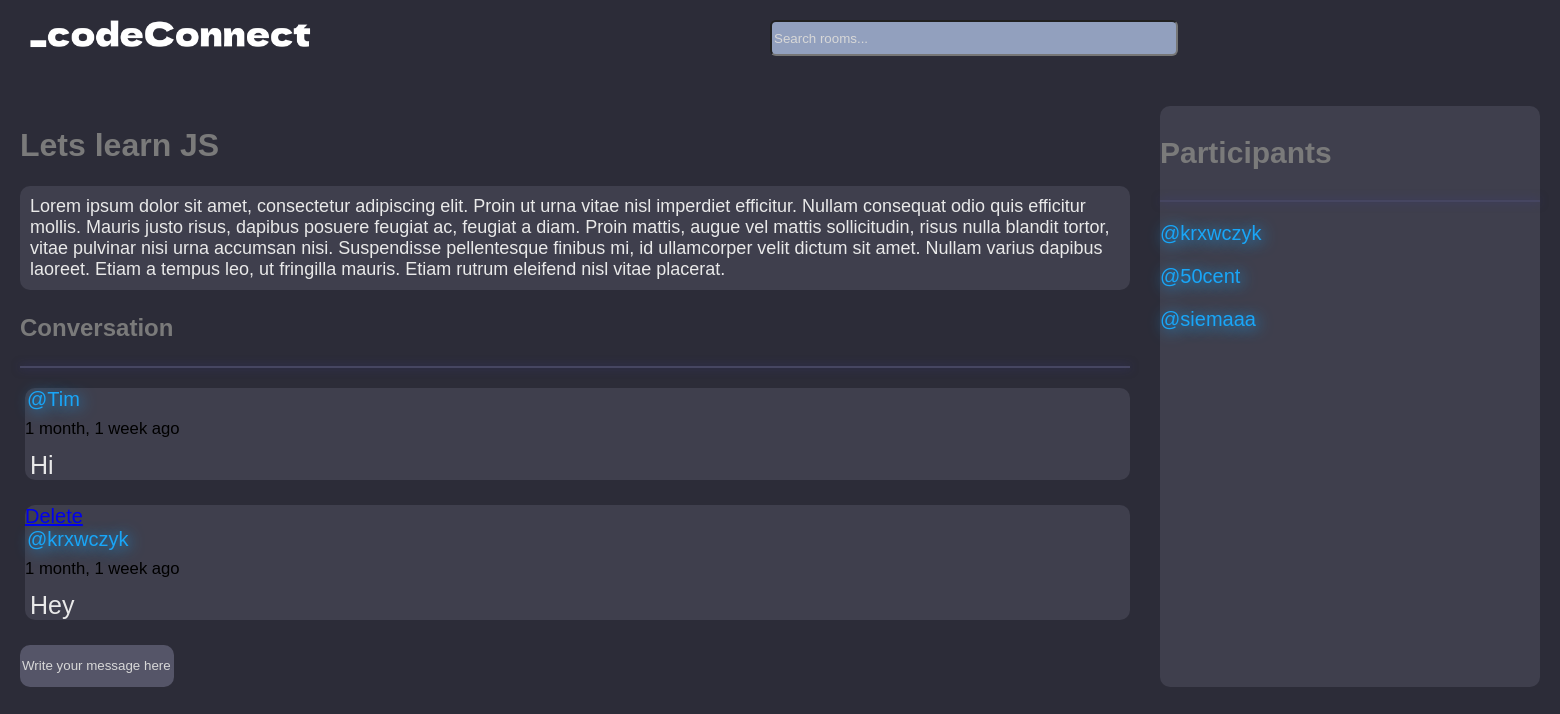
Screenshot of /room/1/ (signed in) with the database file from the repository.
### base/models.py (models this page shows, shortened)
class Room(models.Model):
    host = models.ForeignKey(User, on_delete=models.SET_NULL, null=True)
    topic = models.ForeignKey(Topic, on_delete=models.SET_NULL, null=True)
    name = models.CharField(max_length=200)
    description = models.TextField(null=True, blank=True)
    participants = models.ManyToManyField(User, related_name='participants', blank=True)
    updated = models.DateTimeField(auto_now=True)
    created = models.DateTimeField(auto_now_add=True)
    class Meta:
        ordering = ['-updated', '-created']

class Message(models.Model):
    user = models.ForeignKey(User, on_delete=models.CASCADE)
    room = models.ForeignKey(Room, on_delete=models.CASCADE)
    body = models.TextField()
    updated = models.DateTimeField(auto_now=True)
    created = models.DateTimeField(auto_now_add=True)
    class Meta:
        ordering = ['-updated', '-created']

### base/views.py (the view, shortened to what this page needs)
# urls.py: path('room/<str:pk>/', views.room, name="room"),
def room(request, pk):
    room = Room.objects.get(id=pk)
    room_messages = room.message_set.all().order_by('-created')
    participants = room.participants.all()
    context = {'room':room, 'room_messages':room_messages, 'participants':participants}
    return render(request, 'base/room.html', context)

### base/templates/base/room.html (shortened to what this page needs)
{% extends 'main.html' %}
{% block content %}
<div class="room-container">
<div>
<div class="top">
<h1>{{room.name}}</h1>
<p>{{room.description}}</p>
</div>
<div class="comment-wrapper">
    <h3>Conversation</h3>
    <hr>
    {% for message in room_messages %}
    <div class="message_1">
        {% if request.user == message.user %}
        <a href="{% url 'delete-message' message.id %}">Delete</a>
        {% endif %}
        <small><div class="user">@{{message.user}} </div> {{message.created|timesince}} ago</small>
        <p>{{message.body}}</p>
    </div>
    {% endfor %}
</div>
{% if request.user.is_authenticated %}
<div class="comment-form">
    <form action="" method="post">
        <input type="text" name="body"  class="write_mes"placeholder="Write your message here...">
    </form>
</div>
{% endif %}
</div>
<div class="participants">
    <h3>Participants</h3>
    <hr>
    {% for user in participants %}
    <div class="users">
        <p>@{{user.username}}</p>
    </div>
    {% endfor %}
</div>
</div>
{% endblock %}

### static/css/style.css (style rules this page uses)
body { background-color: rgb(44, 44, 56); font-family: arial; margin: 20px; }
::placeholder { color: rgb(216, 216, 216); opacity: 1; }
.top h1 { color: rgb(122, 122, 122); }
.top p { color:rgb(233, 233, 233); background-color:rgb(63, 63, 77); border-radius: 10px; padding:10px; font-size: 18px; margin-right: 30px; }
.comment-wrapper h3 { color:rgb(122, 122, 122); font-size: 24px }
.message_1 { border: none; margin:5px; border-radius: 10px; background-color: rgb(63, 63, 77); font-size: 20px; margin-right: 30px; }
.message_1 p { margin-left: 5px; margin-top: 12px; font-size: 25px; color:rgb(233, 233, 233); }
.user { color: rgb(25, 166, 248); margin-left: 2px; text-shadow: 2px 2px 15px rgb(25, 166, 248); font-size: 20px; padding-bottom: 5px; }
.participants h3 { color:rgb(122, 122, 122); font-size: 30px }
.comment-wrapper hr { border:1px solid rgb(70, 70, 97); box-shadow: 0 0 10px rgba(59, 59, 170, 0.5); margin-bottom:20px; margin-right: 30px; }
.users { color: rgb(25, 166, 248); text-shadow: 2px 2px 15px rgb(25, 166, 248); font-size: 20px; }
.participants { background-color:rgb(63, 63, 77); border-radius: 10px; height: auto; }
.participants hr { border:1px solid rgb(70, 70, 97); box-shadow: 0 0 10px rgba(59, 59, 170, 0.5); }
form .write_mes { background-color:rgb(85, 85, 104); color: white; border: none; width: 150px; height: 40px; border-radius: 10px; }

### base/templates/base/room.html (style rules this page uses)
.room-container { display: grid; grid-template-columns: 3fr 1fr; }

### rows the page displays
Room: name "Lets learn JS", description "Lorem ipsum dolor sit amet, consectetur adipiscing elit. Proin ut urna vitae nisl imperdiet efficitur. Nullam consequat odio quis efficitur mollis. Mauris justo risus, dapibus posuere feugiat ac, feugiat a diam. Proin mattis, augue vel mattis sollicitudin, risus nulla blandit tortor, vitae pulvinar nisi urna accumsan nisi. Suspendisse pellentesque finibus mi, id ullamcorper velit dictum sit amet. Nullam varius dapibus laoreet. Etiam a tempus leo, ut fringilla mauris. Etiam rutrum eleifend nisl vitae placerat."
Message: user "Tim", created "1 month, 1 week", body "Hi"
Message: shows "Delete", user "krxwczyk", created "1 month, 1 week", body "Hey"

### other values shown
{{ user.username }} "krxwczyk"
{{ user.username }} "50cent"
{{ user.username }} "siemaaa"
